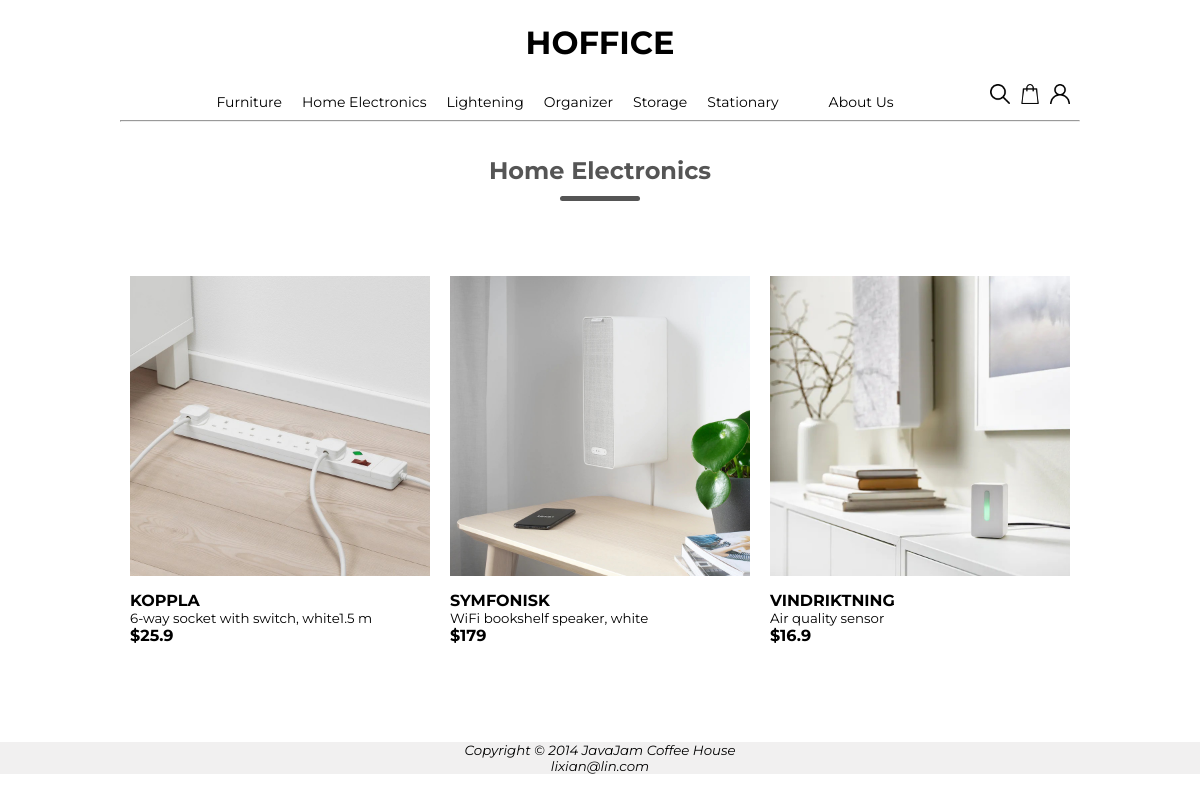
The app's page /home-electronics.php with its own data.
### tables this page shows
create table if not exists image (
	img_id int unsigned not null auto_increment primary key,
	p_id int unsigned not null,
	img_dir char(30));

CREATE TABLE IF NOT EXISTS product (
    p_id INT UNSIGNED AUTO_INCREMENT PRIMARY KEY,
    p_name VARCHAR(30) NOT NULL,
    p_price DOUBLE NOT NULL,
    p_sht_desc VARCHAR(200) NOT NULL,
    p_lng_desc VARCHAR(500) NOT NULL
    );

### home-electronics.php (the view, shortened to what this page needs)
<?php
	include_once('connect.php');
	$query="SELECT f32ee.product.p_id, f32ee.product.p_name, f32ee.product.p_price, f32ee.product.p_sht_desc, f32ee.image.img_id,f32ee.image.img_dir
	FROM f32ee.product
	INNER JOIN image ON f32ee.product.p_id=f32ee.image.p_id
	WHERE f32ee.image.img_id like '2%0'";
	$result=$conn->query($query);
	$num_result = $result->num_rows;
?>
<html lang="en">
<head>
<link rel="stylesheet" href="css/style.css">
</head>
<body>
	<div class="header">
		<div class="inner-header">
			<div class = "logo-container">
				<h1><a href="index.html">HO<span>FFICE</span></a></h1>
			</div>
 			<div class="nav-bar">
				<ul class="navigation">
					<a href="furniture.php"><li>Furniture</li></a>
					<a href="home-electronics.php"><li>Home Electronics</li></a>
					<a href="lightening.php"><li>Lightening</li></a>
					<a href="organizer.php"><li>Organizer</li></a>
					<a href="storage.php"><li>Storage</li></a>
					<a href="stationary.php"><li>Stationary</li></a>
					<a href="aboutus.html"><li>About Us</li></a>
				</ul>
				<div class = "nav-user-center">
					<a href="login_signup.php"><img class = "icon" src="picture/user.png"></a>
					<a href=""><img class = "icon" src="picture/online-shopping.png"></a>
					<a href=""><img class = "icon" src="picture/search.png"></a>
				</div>
			</div>
		</div>
	</div>
	<hr>
	<br>
	<div class="section-title">
		<h2> Home Electronics</h2>
	</div>
	<div class = "products">
		<div class="row">
			<?php
				for($i=0; $i < $num_result; $i++){
					$row=$result->fetch_assoc();
			?>
					<div class="col-4">
						<a href="productDetails.html">
							<img class="product-img" src= "<?php echo $row['img_dir']; ?>">
							<h4><?php echo $row['p_name']; ?></h4>
							<small><?php echo $row['p_sht_desc']; ?></small>
							<h4>$<?php echo $row['p_price']; ?></h4>
						</a>
					</div>
				<?php
				}
				?>
		</div>
	</div>
	<br>
	<br>
	<br>
	<footer>
		<small><i>Copyright &copy; 2014 JavaJam Coffee House<br>
		<a href="mailto:lixian@lin.com">lixian@lin.com</a>
		</i></small>
	</footer>
</body>
</html>

### css/style.css (style rules this page uses)
* { margin: 0; padding: 0; list-style: none; text-decoration: none; box-sizing: border-box }
body { font-family: Montserrat, sans-serif; margin:0; }
img { vertical-align: middle; }
a { color: inherit; }
hr { width: 80%; margin: auto; min-width: 950px; }
.header { width: 100%; height: 120px; display: block; background-color: white; min-width: 950px; }
.inner-header { width: 80%; height: 100%; display: block; margin: 0 auto; }
.logo-container { height: 70%; display: table; margin: auto; }
.logo-container h1 { color: black; height: 100%; display: table-cell; vertical-align: middle; font-size: 32px; font-family: 'Montserrat'; }
.nav-user-center { display: table-cell; padding-right: 0px; vertical-align: middle; }
.icon { display: table-cell; float: right; width: 30px; height: 20px; padding-right: 10px; vertical-align: middle; }
.nav-bar { height: 30%; width: 100%; margin: auto; display: flex; justify-content: center; }
.navigation { margin: auto; display: flex; justify-content: center; }
.navigation a { height: 100%; display: inline-block; float: left; padding: 0px 10px; }
.navigation a li { display: inline-block; vertical-align: middle; height: 100%; color: black; font-family: 'Montserrat' ; font-size: 14px; }
.navigation a:last-child { padding-left:40px; }
.section-title { text-align: center; color: #555; line-height: 60px; position: relative; margin: 0 auto 20px; min-width: 100px; }
.section-title::after { content: ""; background: #555; width: 80px; height: 5px; border-radius: 5px; position: absolute; bottom: 0; left: 50%; transform: translateX(-50%); }
.categories, .products { width: 80%; display: flex; margin: auto; }
.row { display: flex; align-items: center; flex-wrap: wrap; justify-content: space-around; }
.col-4 { display: inline-block; flex-basis: 21%; margin: 40px 10px; transition: transform 0.5s; flex-grow: 1; }
.col-4 img { width: 100%; margin: 15px 0 15px 0; }
footer { background: #f1f0f0; clear: both; text-align: center; }

### records on screen
image: img_dir (picture), p.p_name "KOPPLA", p.p_sht_desc "6-way socket with switch, white1.5 m", p.p_price "25.9"
image: img_dir (picture), p.p_name "SYMFONISK", p.p_sht_desc "WiFi bookshelf speaker, white", p.p_price "179"
image: img_dir (picture), p.p_name "VINDRIKTNING", p.p_sht_desc "Air quality sensor", p.p_price "16.9"
